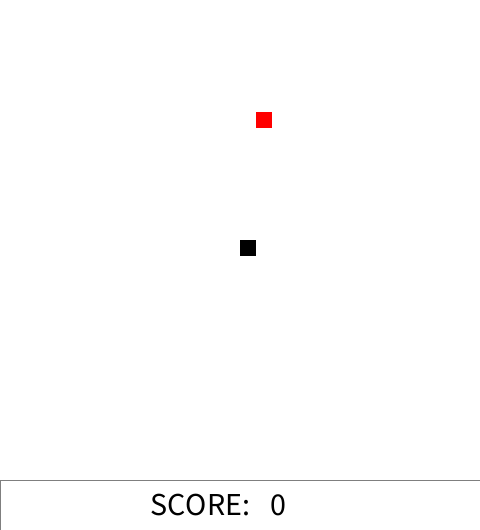
Frame 1 (no input)
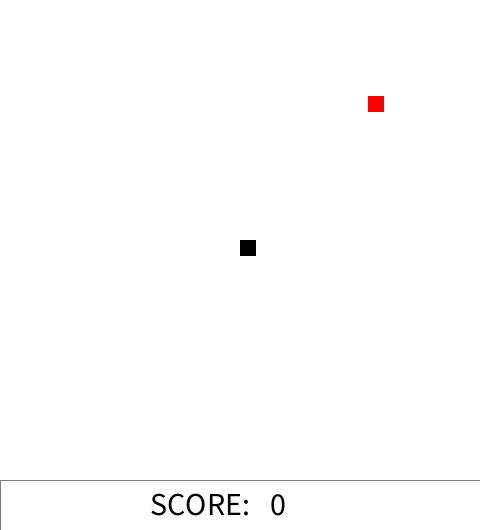
Frame 60 (the mouse pressed at the canvas centre just before this capture)
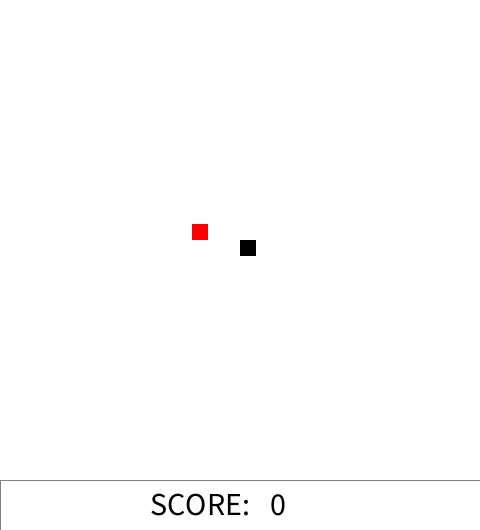
Frame 120 (the mouse held since frame 60 and released just before this capture)

The Processing sketch that drew these frames (run headless with seeded random() and noise(); from frame 60 on, the mouse is pressed at the canvas centre):

// Processing sketch: SnakeGame
// ── SnakeGame.pde
int count, dirx, diry;
int i, j, cs=16,snake_len = 2, temp, time;
int[] headx = new int[100];
int[] heady = new int[100];

int applex, appley;
void setup()
{
  size(480, 530);
  frameRate(5);
  background(255);
  headx[2] = 240;
  heady[2] = 240;
  fill(255);
  stroke(127);
   /*for(i=0;i<480;i+=cs)
  {
    for(j=0;j<480;j+=cs)
    {
      rect(i, j, cs, cs);
    }
  }*/
  rect(0, 480, 480, 50);
}
void draw()
{ 
  time++;
  check_food();
  if(time%40>38)
  {
    noStroke();
    fill(255);
    rect(applex, appley, cs, cs);
    applex = cs*round(random(1, 24));
    appley = cs*round(random(1,24));
    fill(255, 0, 0);
    rect(applex, appley, cs, cs);
    wrong_spawn();
  }
  check_dead();
  draw_snake(); 
  
}  
void check_food()
{
  if(count == 0 || (headx[snake_len]==applex && heady[snake_len]==appley))
  {
    time = 0;
    count++;
    snake_len++;
    score();
    fill(255, 0, 0);
    noStroke();
    applex = cs*round(random(1, 24));
    appley = cs*round(random(1,24));
    rect(applex, appley, cs, cs);
    wrong_spawn();
  }  
}
void check_dead()
{  
  if(headx[snake_len]>480 || heady[snake_len]>480 || headx[snake_len]<0 || heady[snake_len]<0)
  {
    fill(255);
    noStroke();
    rect(0, 0, 480, 530);
    fill(0);
    text("GAME OVER!",130, 250);
    text("SCORE:", 150, 285);
    text(count-1, 270, 285);
  }  
}
void draw_snake()
{ 
  noStroke();
  fill(0);
  headx[snake_len] = headx[snake_len-1] + dirx;
  heady[snake_len] = heady[snake_len-1] + diry;
  rect(headx[snake_len], heady[snake_len], cs, cs);
  for(i=0;i<snake_len;i++)
  {
    headx[i] = headx[i+1];
    heady[i] = heady[i+1];
  }
  if(temp != 0)
  {
    noStroke();
    fill(255);
    rect(headx[0], heady[0], cs, cs);
    fill(0);
  }  
}
void keyPressed()
{ temp = 1;
  if(keyCode == UP && diry==0){ diry = -cs;dirx = 0; }
  if(keyCode == DOWN && diry==0){ diry = cs;dirx = 0; }
  if(keyCode == LEFT && dirx==0){ dirx = -cs;diry = 0; }
  if(keyCode == RIGHT && dirx==0){ dirx = cs;diry = 0; }
  
  /*if(mouseX<width/2 && diry==0 && dirx>0){ diry = -cs;dirx = 0; }
  if(mouseX>width/2 && diry==0 && dirx<0){ diry = -cs;dirx = 0; }
  if(mouseX<width/2 && diry==0 && dirx<0){ diry = cs;dirx = 0; }
  if(mouseX>width/2 && diry==0 && dirx>0){ diry = cs;dirx = 0; }
  if(mouseX<width/2 && dirx==0 && diry>0){ dirx = -cs;diry = 0; }
  if(mouseX>width/2 && dirx==0 && diry<0){ dirx = -cs;diry = 0; }
  if(mouseX<width/2 && dirx==0 && diry>0){ dirx = cs;diry = 0; }
  if(mouseX>width/2 && dirx==0 && diry>0){ dirx = cs;diry = 0; }*/
  
}   
void score()
{
  fill(255);
  noStroke();
  rect(270, 490, 190, 32);
  fill(0);
  textSize(32);
  text("SCORE:", 150, 515);
  text(count-1, 270, 515);
}    
void wrong_spawn()
{
  for(i=0;i<snake_len;i++)
    {
      if(headx[i]==applex && heady[i]==appley)
      {
       applex = cs*round(random(1, 24));
       appley = cs*round(random(1,24));
       wrong_spawn();
      } 
    }  
}    
